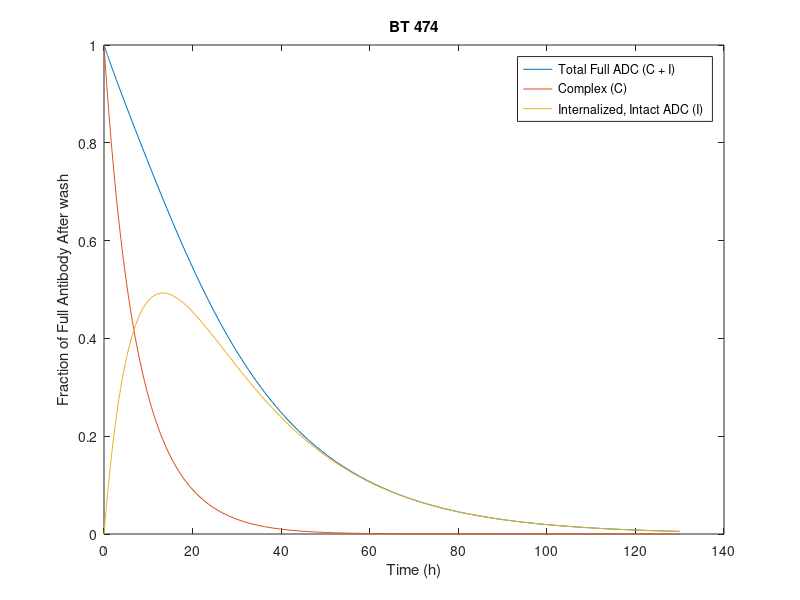
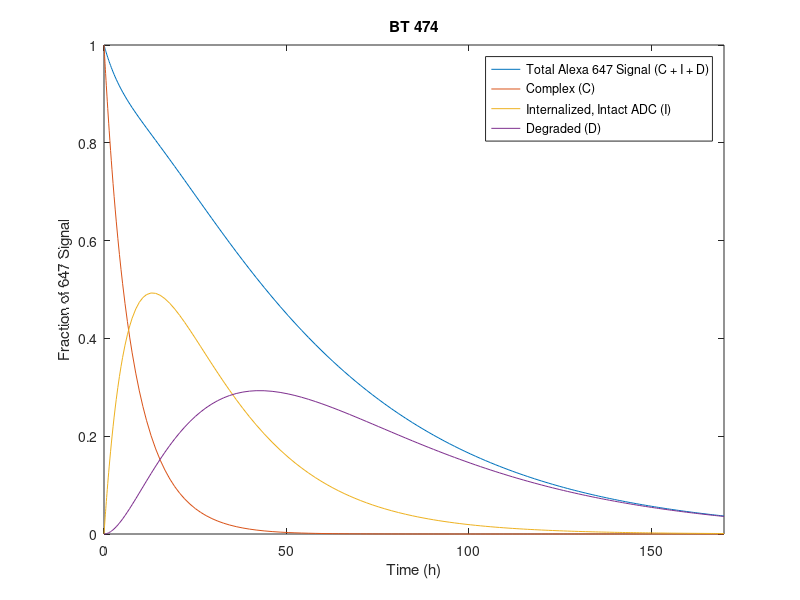

MATLAB code to generate these figures, in order:
function ode_plot()
%BT-474
% Define parameters
kon = 0.3684e9;
koff = 0.014;
Vs = 33.33e4;
ke = 0.11;
mu = 0.013;
kdeg = 0.03;
kout = 0.009;
NAv = 6.02*10^23;

% Define initial conditions
R0 = 2.71e6;
C0 = 1;
I0 = 0;
D0 = 0;
Ab0 = 1e-19;
N0 = 1e8;

% Time span
tspan = [0 170]; % from 0 to 170 hours

% Time span
tspan1 = [0 130]; % from 0 to 130 hours
tspan2 = [0 170]; % from 0 to 170 hours

% Solve ODEs
[t1, y1] = ode45(@odes1, tspan1, [R0 C0 I0 D0 Ab0 N0]);
[t2, y2] = ode45(@odes2, tspan2, [R0 C0 I0 D0 Ab0 N0]);

% Plot results
figure;
plot(t1, y1(:, 2) + y1(:, 3));
hold on
plot(t1, y1(:, 2));
hold on;
plot(t1, y1(:, 3));
hold off;
xlim([0 140])
ylim([0 1])
set(gca, 'ytick', 0:0.2:1);
xlabel('Time (h)');
ylabel('Fraction of Full Antibody After wash');
legend('Total Full ADC (C + I)', 'Complex (C)', 'Internalized, Intact ADC (I)')
title('BT 474');

figure;
plot(t2, y2(:, 2) + y2(:, 3) + y2(:, 4));
hold on
plot(t2, y2(:, 2));
hold on;
plot(t2, y2(:, 3));
hold on;
plot(t2, y2(:, 4));
hold off;
xlim([0 170])
ylim([0 1])
set(gca, 'ytick', 0:0.2:1);
xlabel('Time (h)');
ylabel('Fraction of 647 Signal');
legend('Total Alexa 647 Signal (C + I + D)', 'Complex (C)', 'Internalized, Intact ADC (I)', 'Degraded (D)')
title('BT 474');

% Define ODEs
function dydt = odes1(t1, y1)
    dydt = zeros(6, 1);
    dydt(1) = -kon*y1(5)*y1(1) + koff*y1(2) + Vs - ke*y1(1) - mu*y1(1);
    dydt(2) = kon*y1(5)*y1(1) - koff*y1(2) - ke*y1(2) - mu*y1(2);
    dydt(3) = ke*y1(2) - kdeg*y1(3) - mu*y1(3);
    dydt(4) = kdeg*y1(3) - kout*y1(4) - mu*y1(4);
    dydt(5) = (koff*y1(2) - kon*y1(5)*y1(1))*(y1(6)/NAv);
    dydt(6) = mu*y1(6);
end

function dydt = odes2(t2, y2)
    dydt = zeros(6, 1);
    dydt(1) = -kon*y2(5)*y2(1) + koff*y2(2) + Vs - ke*y2(1) - mu*y2(1);
    dydt(2) = kon*y2(5)*y2(1) - koff*y2(2) - ke*y2(2) - mu*y2(2);
    dydt(3) = ke*y2(2) - kdeg*y2(3) - mu*y2(3);
    dydt(4) = kdeg*y2(3) - kout*y2(4) - mu*y2(4);
    dydt(5) = (koff*y2(2) - kon*y2(5)*y2(1))*(y2(6)/NAv);
    dydt(6) = mu*y2(6);
end

end